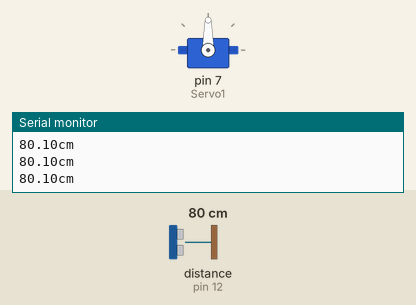
This sketch was run on a simulated Arduino Uno, built with avr-gcc and run on an emulated ATmega328P. Parts: servo, the last lines printed to the serial monitor. Wiring (inferred from the names in the program): ultrasonic range finder: trigger pin 11; echo pin 12. Inputs (shaded band) come from the test bench; at power-on: distance to the obstacle (sensor on pin 12) 80 cm. The echo pulse lasts 58.3 µs per cm.

Above: at 1.2 s.
1.3 s: distance to the obstacle (sensor on pin 12) set to 9 cm
At 1.6 s:
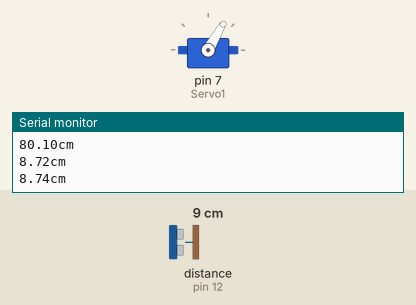
4.3 s: distance to the obstacle (sensor on pin 12) set to 35 cm
At 5.5 s:
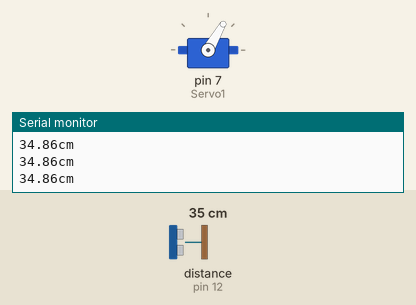
7.3 s: distance to the obstacle (sensor on pin 12) set to 7 cm
At 7.63 s:
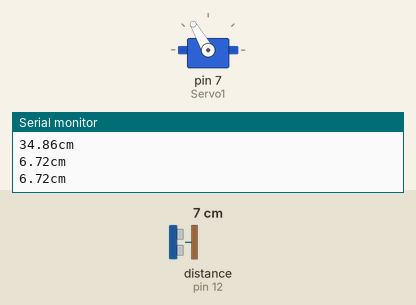
10.3 s: distance to the obstacle (sensor on pin 12) set to 2 cm
At 11.3 s:
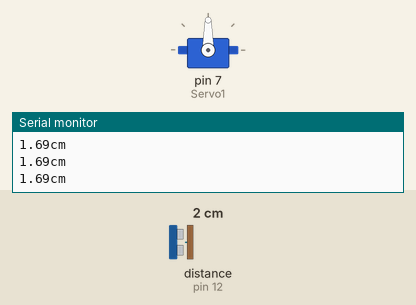
Timing chart, 0 to 12.8 s (numbered marks = the images above; inputs shaded):
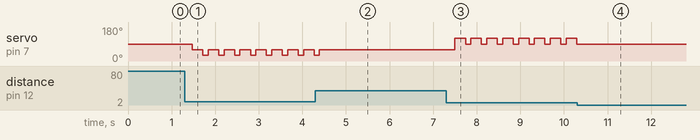

Measured:
- after the input at 1.3 s, servo on pin 7 (Servo1): alternates 60° for 0.24 s and 30° for 0.12 s, starting after 0.17 s
- after the input at 4.3 s, servo on pin 7 (Servo1): goes on until 4.4 s, then stays 60°
- after the input at 7.3 s, servo on pin 7 (Servo1): alternates 120° for 0.24 s and 90° for 0.12 s, starting after 0.20 s
- after the input at 10.3 s, servo on pin 7 (Servo1): stops changing and stays 90°

The sketch:

Opdracht_7.ino
```cpp
// Gebruik Library
#include<Servo.h>

// Definieer de pins.
const int TrigPin = 11;
const int EchoPin = 12;

// Definieer de logica voor de servo
Servo Servo1;
int Positie = 0;

float Tijd;
float Afstand;

void setup() {
  // Zet Servo op poort 7.
  Servo1.attach(7);

  // Start Serial Monitor.
  Serial.begin(9600);

  // Zet de gedefinieerde pins open.
  pinMode(TrigPin, OUTPUT);
  pinMode(EchoPin, INPUT);
}

void loop() {
  // Zet aan en uit met vertraging.
  digitalWrite(TrigPin, LOW);
  delayMicroseconds(2);
  digitalWrite(TrigPin, HIGH);
  delayMicroseconds(10);
  digitalWrite(TrigPin , LOW);

  // Echo
  Tijd = pulseIn(EchoPin,HIGH);

  //tijd : door 58
  Afstand = Tijd / 58;

  // Toon op Serial Monitor
  Serial.print(Afstand);
  Serial.println("cm");

  // Wacht
  delay(100);

  // Als afstand onder of gelijk aan 10
  // en boven en gelijk aan 4
  if (Afstand <= 10 && Afstand >= 4) {
    // map van 4,10,180,0
    int PosAf = map(Afstand, 4, 10, 180, 0);
    Servo1.write(PosAf);
    delay(20);
  }
}
```
